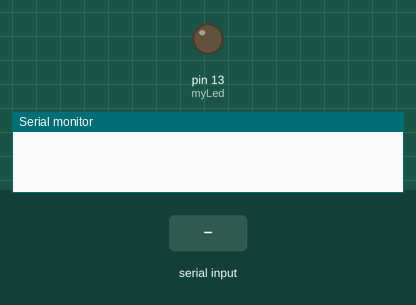
A sketch run on a simulated Arduino Mega 2560, built with avr-gcc and run on an emulated ATmega2560. Shown: output pins drawn as LEDs (lit = HIGH), the last lines printed to the serial monitor. Inputs (shaded band) come from the test bench. The modem accepts every AT command (registered, SIM ready, sends succeed) and sends nothing else.

Above: at 0.1 s.
At 6.4 s:
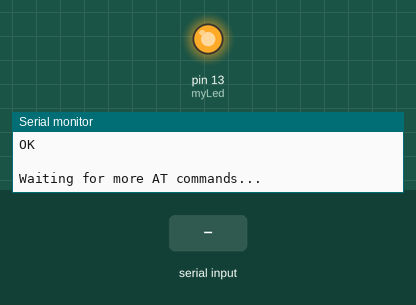
6.5 s: "1" received over the second serial link
At 7.7 s:
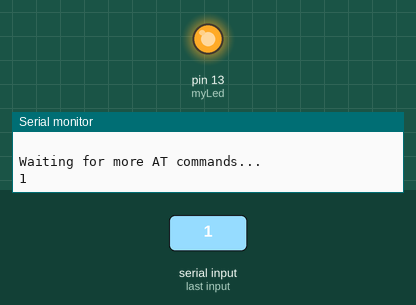
Timing chart, 0 to 9.5 s (numbered marks = the images above; inputs shaded):
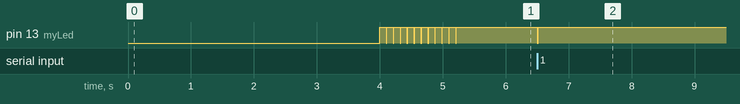

The sketch:

AS7265X_AT_Dragonfly.ino
```cpp
#define intPin 8
#define myLed 13

uint16_t LED_TimeOn = 0;

void setup() {

  //Start UARTs
  Serial.begin(115200);
  Serial1.begin(115200);
  delay(4000);

  // Set up led output on Dragonfly
  pinMode(myLed, OUTPUT);
  digitalWrite(myLed, HIGH); // led is active LOW

  // Basic AT commands
  Serial1.write("AT\r");
  while(!Serial1.available() ) { delay(100); }
  Serial.write("AT working? ");
  while ( Serial1.available() ) { Serial.write(Serial1.read() ); }
  Serial.println(" ");
  digitalWrite(myLed, LOW); delay(10); digitalWrite(myLed, HIGH);

  Serial1.write("ATVERHW\r");
  while(!Serial1.available() ) { delay(100); }
  Serial.write("Hardware version: ");
  while ( Serial1.available() ) { Serial.write(Serial1.read() ); }
  Serial.println(" ");
  digitalWrite(myLed, LOW); delay(10); digitalWrite(myLed, HIGH);

  Serial1.write("ATVERSW\r");
  while(!Serial1.available() ) { delay(100); }
  Serial.write("Software version: ");
  while ( Serial1.available() ) { Serial.write(Serial1.read() ); }
  Serial.println(" ");
  digitalWrite(myLed, LOW); delay(10); digitalWrite(myLed, HIGH);

  Serial1.write("ATPRES\r");
  while(!Serial1.available() ) { delay(100); }
  Serial.write("Number of devices present?: ");
  while ( Serial1.available() ) { Serial.write(Serial1.read() ); }
  Serial.println(" ");
  digitalWrite(myLed, LOW); delay(10); digitalWrite(myLed, HIGH);

  Serial1.write("ATGAIN\r");
  while(!Serial1.available() ) { delay(100); }
  Serial.println("Default gain setting: ");
  while ( Serial1.available() ) { Serial.write(Serial1.read() ); }
  Serial.println(" ");
  digitalWrite(myLed, LOW); delay(10); digitalWrite(myLed, HIGH);

  Serial1.write("ATGAIN=0\r");
  while(!Serial1.available() ) { delay(100); }
  Serial.println("Set gain to minimum setting: ");
  while ( Serial1.available() ) { Serial.write(Serial1.read() ); }
  Serial.println(" ");
  digitalWrite(myLed, LOW); delay(10); digitalWrite(myLed, HIGH);

  Serial1.write("ATGAIN\r");
  while(!Serial1.available() ) { delay(100); }
  Serial.println("New gain setting: ");
  while ( Serial1.available() ) { Serial.write(Serial1.read() ); }
  Serial.println(" ");
  digitalWrite(myLed, LOW); delay(10); digitalWrite(myLed, HIGH);

  Serial1.write("ATINTTIME\r");
  while(!Serial1.available() ) { delay(100); }
  Serial.println("Default integration time: ");
  while ( Serial1.available() ) { Serial.write(Serial1.read() ); }
  Serial.println(" ");
  digitalWrite(myLed, LOW); delay(10); digitalWrite(myLed, HIGH);

  Serial1.write("ATINTTIME=36\r");
  while(!Serial1.available() ) { delay(100); }
  Serial.println("Set integration time to 100 ms: ");
  while ( Serial1.available() ) { Serial.write(Serial1.read() ); }
  Serial.println(" ");
  digitalWrite(myLed, LOW); delay(10); digitalWrite(myLed, HIGH);

  Serial1.write("ATINTTIME\r");
  while(!Serial1.available() ) { delay(100); }
  Serial.println("New integration time: ");
  while ( Serial1.available() ) { Serial.write(Serial1.read() ); }
  Serial.println(" ");
  digitalWrite(myLed, LOW); delay(10); digitalWrite(myLed, HIGH);

  Serial1.write("ATTEMP\r");
  while(!Serial1.available() ) { delay(100); }
  Serial.print("IC temperature of 1/2/3: ");
  while ( Serial1.available() ) { Serial.write(Serial1.read() ); }
  Serial.println(" ");
  digitalWrite(myLed, LOW); delay(10); digitalWrite(myLed, HIGH);

  Serial.println("Waiting for more AT commands...");
}


void loop() {

     // Send bytes from AS7265X -> Dragonfly to Computer
    if ( Serial1.available() ) {
         digitalWrite(myLed, LOW);   // set the LED on
         LED_TimeOn = millis();
         Serial.write( Serial1.read() );
    }

    // Send bytes from Computer -> Dragonfly back to AS7265X
    if ( Serial.available() ) {
        digitalWrite(myLed, LOW);   // set the LED on
        LED_TimeOn = millis();
        Serial1.write( Serial.read() );
    }

    if (millis() - LED_TimeOn > 20) {
  digitalWrite(myLed, HIGH);        // set the LED off
  }
    if (millis() - LED_TimeOn > 20) {
  digitalWrite(myLed, HIGH);        // set the LED off
  }

}
```

Measured:
- after the input at 6.5 s, pin 13 (myLed): HIGH → LOW at once, → HIGH 0.02 s later
